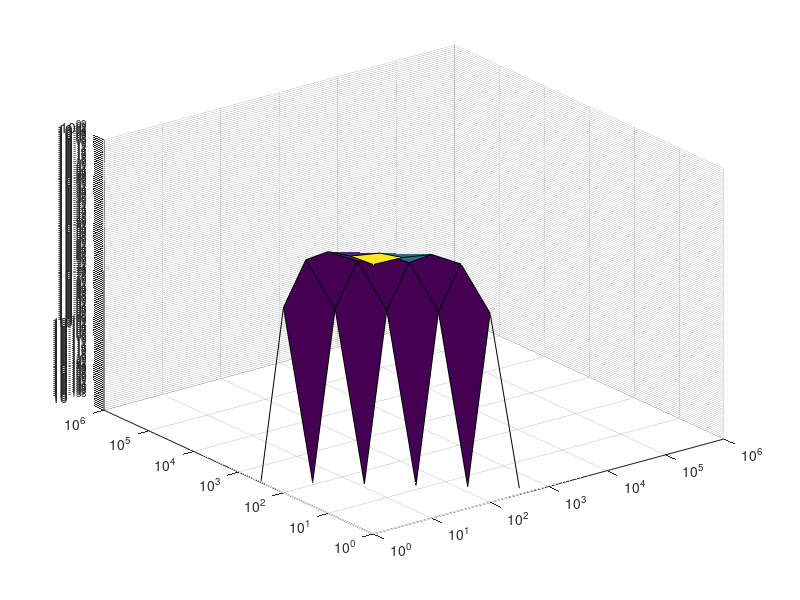
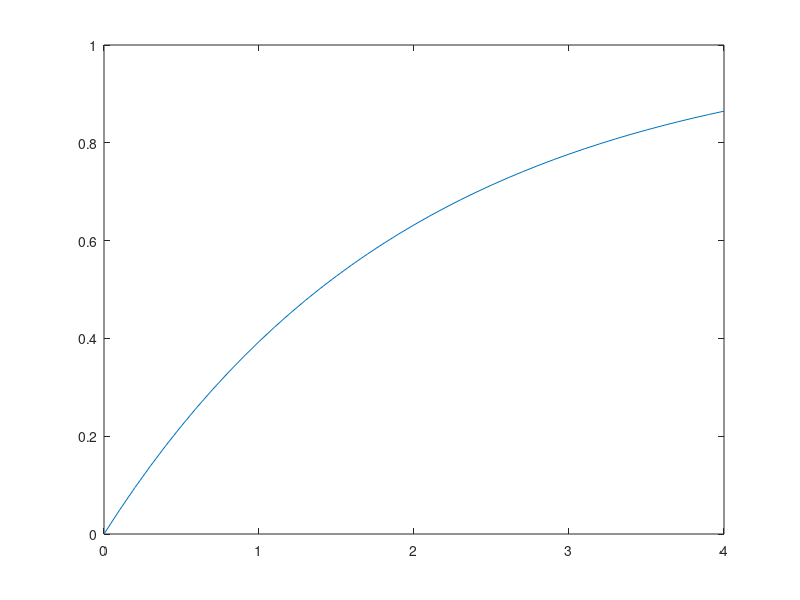
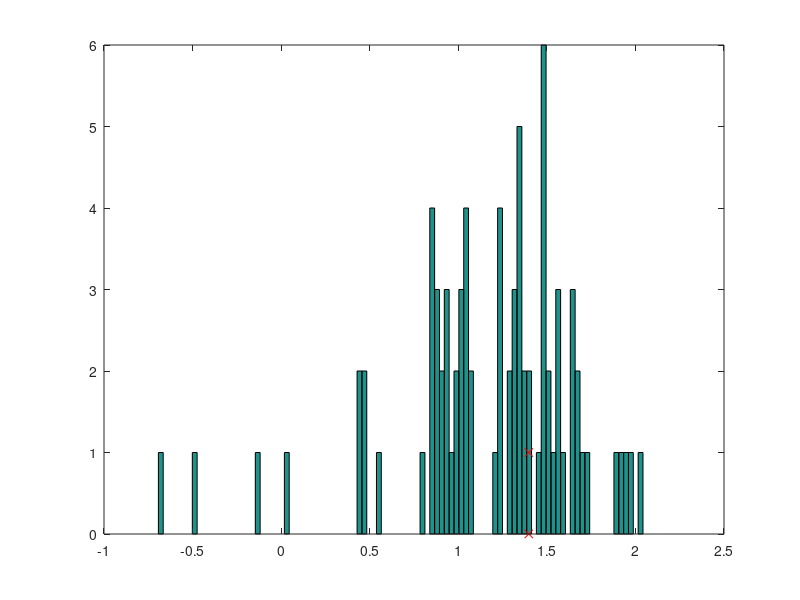

Recreate these plots in MATLAB, in order. (Note: this script raises an error after producing the figures.)

mu = 10.^(0:0.5:6);
t = 10.^(0:0.5:6)';

z = bsxfun(@times, mu, exp(-bsxfun(@times,mu,t)));

figure
surf(t,mu,z)
set(gca, 'yscale', 'log', 'xscale', 'log', 'zscale', 'log')

t = 0:0.1:4;
figure
plot(t, 1-exp(-t/2))

M = 80;
G = 2000;
G/M
mu = M/G;
tu = G*sort(rand(M,1));

d2x = (bsxfun(@minus, tu, tu')).^2 ;
hits = any(d2x < 1 - eye(M));

sum(hits)
dxRaw = diff(tu(hits));
dxPair = [dxRaw, circshift(dxRaw,-1)];
dx = nanmin(dxPair,[],2);

figure
hist( log10(diff(tu)), 100 )
hold all
plot( log10(G/M*[1,1]), [0,1], 'rx')

y = (0:0.05:5)';
t = 10.^y;
plogt = logPoisson1(t, mu);

figure
plot(y, plogt, 'g:')
hold on
plot( log10(G/M)*[1,1], [0,1], 'r-x')

%% for miss-mapping

y = (-8:0.2:1)';
t = 2.^y;

N = ceil(2.^(0:1:15));
T = 1;
P = bsxfun(@times,  N + 1, bsxfun(@times, t/T, bsxfun(@power, (1 - t./T), N)) );
P( t./T > 1, :) = 0;
 
figure
plot(t, P)
set(gca, 'xscale', 'log')
sum(P, 2)

figure
surf( t, N, P')
set(gca, 'xscale', 'log', 'yscale', 'log')
view(0, 90)
ylabel('N')
xlabel('\Delta{}x')

hold all
plot3(T./(N+1), N, ones(size(N)), 'r-', 'linewidth', 2)


%%
addpath('../emission');

N = 2;
[T_x, T_hist] = readReadLengths();
[~, maxTind] = max(T_hist);

p = distrMissMappedReads( t, T_x, N);
P_marg = p'*T_hist./sum(T_hist);
p_max = distrMissMappedReads( t, T_x(maxTind), 0);

figure
plot(T_x, T_hist)
set(gca, 'xscale', 'log')

figure
plot(t, P_marg)
hold all
plot(t, p_max', 'r:') 
set(gca, 'xscale', 'log')


